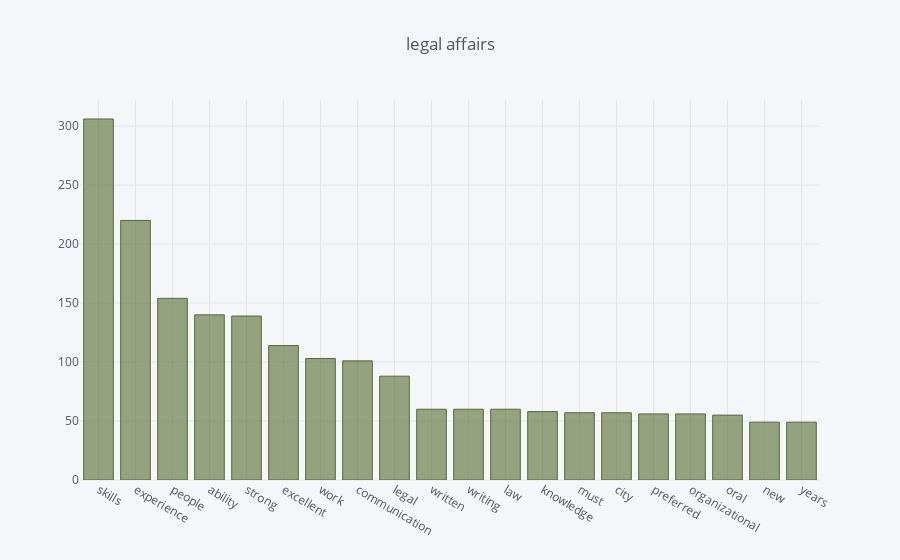

Write notebook code for a chart like this one.
### Code cell
preferred_skills(popular_categories.index[4]).iplot(title='legal affairs', kind='bar', color='darkolivegreen')

### Figure 1 — Plotly figure (JSON) as saved in the notebook; plotly's stock layout.template omitted (floating-point values rounded to 4 significant figures)
{"data": [{"marker": {"color": "rgba(85, 107, 47, 0.6)", "line": {"color": "rgba(85, 107, 47, 1.0)", "width": 1}}, "name": "None", "orientation": "v", "text": "", "type": "bar", "uid": "8f0ed518-6da4-4040-9702-4c381372ecac", "x": ["skills", "experience", "people", "ability", "strong", "excellent", "work", "communication", "legal", "written", "writing", "law", "knowledge", "must", "city", "preferred", "organizational", "oral", "new", "years"], "y": [306, 220, 154, 140, 139, 114, 103, 101, 88, 60, 60, 60, 58, 57, 57, 56, 56, 55, 49, 49]}], "layout": {"legend": {"bgcolor": "#F5F6F9", "font": {"color": "#4D5663"}}, "paper_bgcolor": "#F5F6F9", "plot_bgcolor": "#F5F6F9", "title": {"font": {"color": "#4D5663"}, "text": "legal affairs"}, "xaxis": {"gridcolor": "#E1E5ED", "showgrid": true, "tickfont": {"color": "#4D5663"}, "title": {"font": {"color": "#4D5663"}, "text": ""}, "zerolinecolor": "#E1E5ED"}, "yaxis": {"gridcolor": "#E1E5ED", "showgrid": true, "tickfont": {"color": "#4D5663"}, "title": {"font": {"color": "#4D5663"}, "text": ""}, "zerolinecolor": "#E1E5ED"}}}
